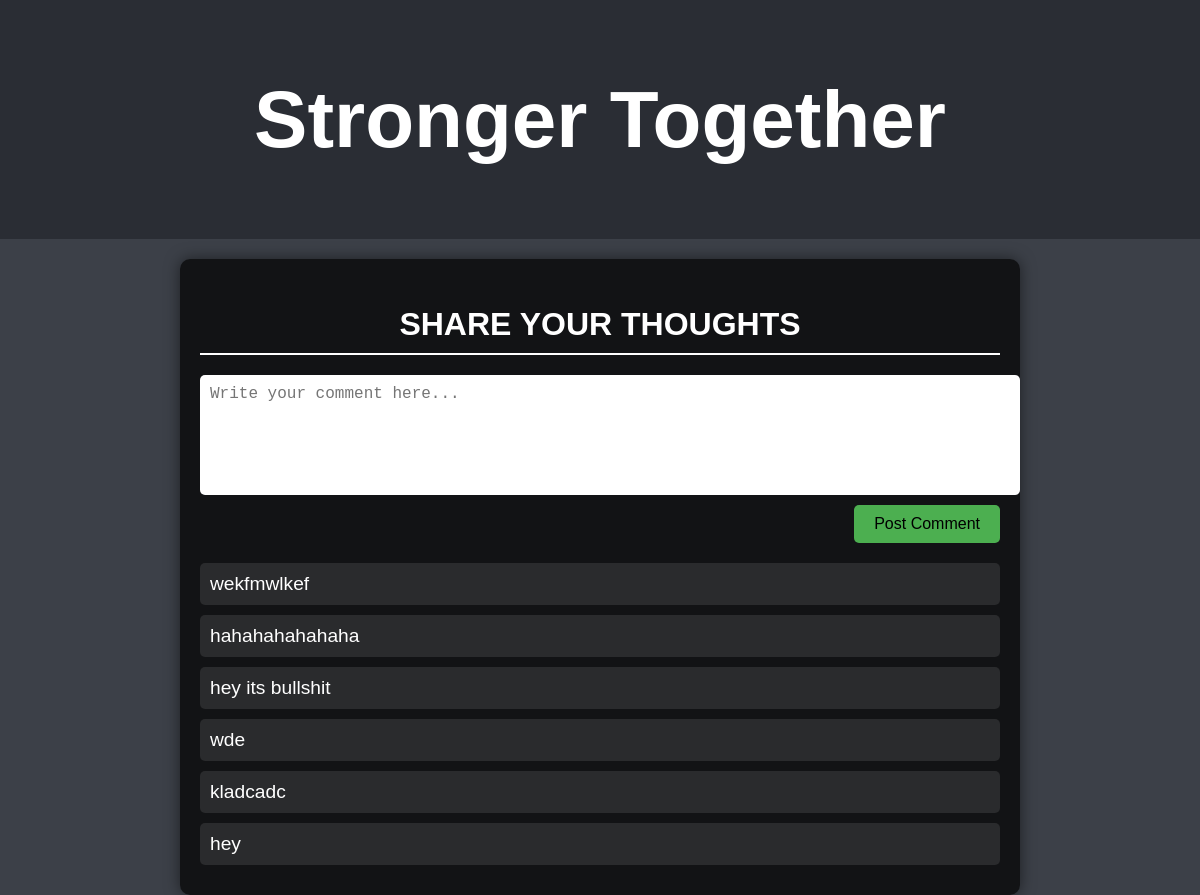
Before: /comment/5554a531-fb45-4874-abca-b6b66539c2e8/ with the older database file.
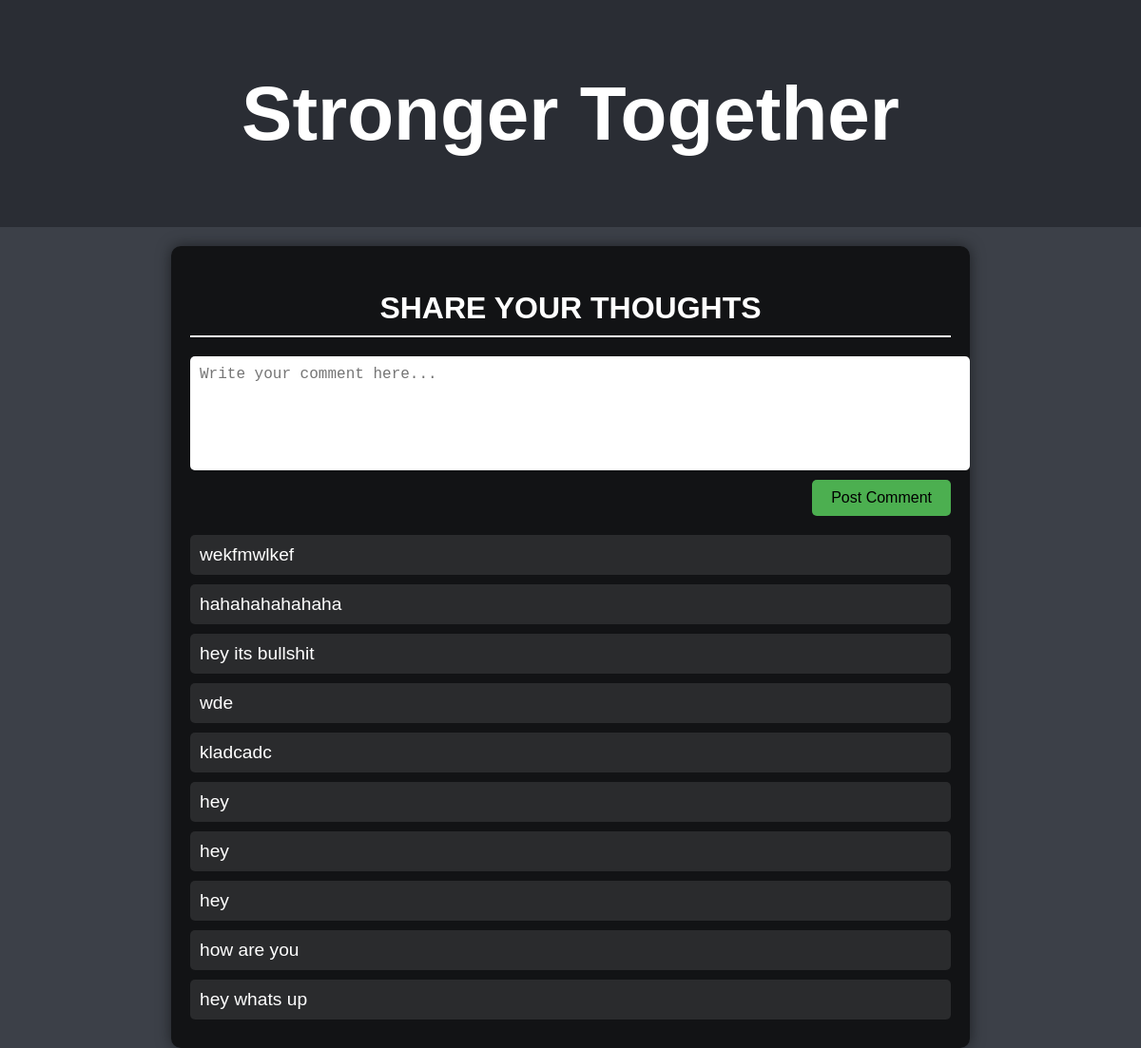
After: the same page with the newer database file.
### homepage/models.py (models this page shows, shortened)
class comment(models.Model):
    comment = models.CharField(max_length=30)
    share = models.ForeignKey(share,on_delete=models.CASCADE)
    id = models.UUIDField(default=uuid.uuid4, unique=True,primary_key=True, editable=False)

### homepage/views.py (the view)
# urls.py: path('comment/<str:pk>/',views.com,name = 'comment'),
def com(request, pk):
    story_instance = share.objects.get(Privacy='Y', id=pk)
    if request.method == 'POST':
        form = commentform(request.POST)
        if form.is_valid():
            comment_instance = form.save(commit=False)
            comment_instance.share = story_instance
            comment_instance.save()
            return redirect(reverse('comment', kwargs={'pk': pk}))  # Redirect to the same page to refresh the comments
    else:
        form = commentform()
    context = {
        'data': story_instance,
        'form': form
    }
    return render(request, 'homepage/com.html', context)

### homepage/forms.py
class commentform(ModelForm):
    class Meta:
        model = comment
        fields = ['comment']

### homepage/templates/homepage/com.html (shortened to what this page needs)
<!DOCTYPE html>
{% load static %}
<html lang="en">
<head>
    <link rel="stylesheet" href="{% static 'com.css' %}">
</head>
<body>
    <header class="header">
        <h1>Stronger Together</h1>
    </header>
    <div class="comments-container">
        <h2 class="header-title">Share Your Thoughts</h2>
        <form class="comment-form" method="post">
            <textarea name="comment" placeholder="Write your comment here..." required></textarea>
            <button type="submit" class="submit-btn">Post Comment</button>
        </form>
        <div class="comments-section">
            {% for y in data.comment_set.all %}
                <div class="comment-div">
                    <p class="comment-text">{{y.comment}}</p>
                </div>
            {% endfor %}
        </div>
    </div>
</body>
</html>

Changed rows visible on the page:
added comment: comment "hey"
added comment: comment "hey"
added comment: comment "how are you"
added comment: comment "hey whats up"
